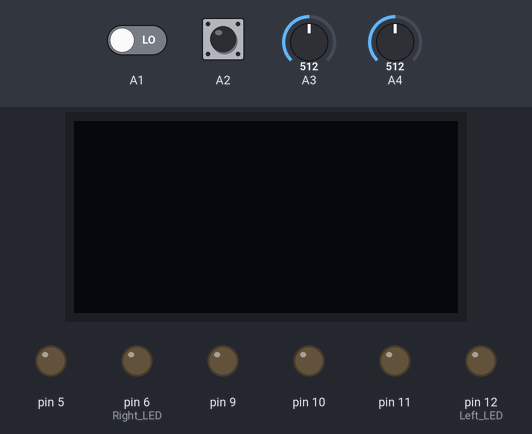
Bench run of a sketch on a simulated Arduino Uno, built with avr-gcc and run on an emulated ATmega328P. On the bench: 128×64 one-colour display, output pins drawn as LEDs (lit = HIGH). Dashed ring = blinking. The test bench sets the inputs (shaded band); at power-on: A2 HIGH, A3 = 512, A4 = 512, A1 LOW.

Above: at 1.2 s.
1.3 s: A2 pulled LOW for 0.15 s
At 2.3 s:
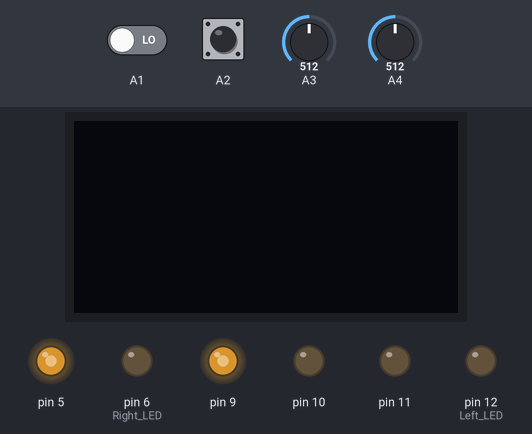
2.9 s: A3 set to 85
4.4 s: A3 set to 72
At 4.5 s:
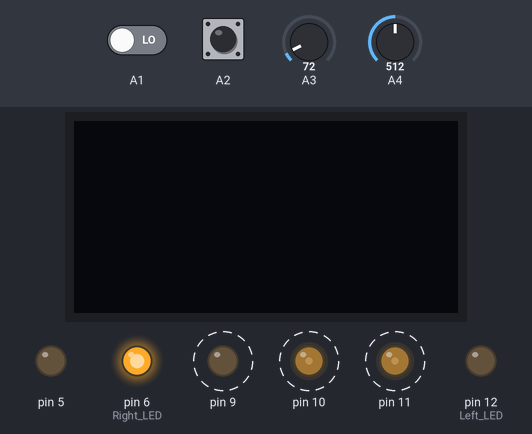
6.7 s: A4 set to 86
8.2 s: A4 set to 76
At 9.6 s:
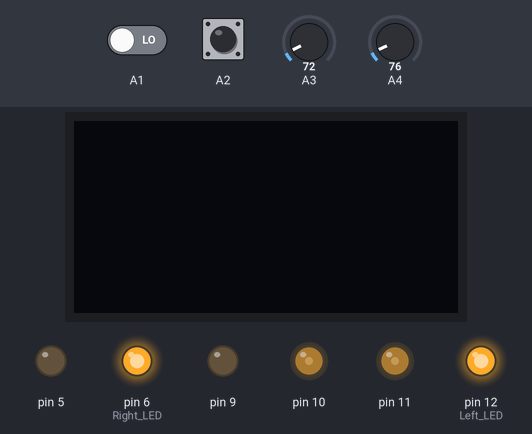
10.1 s: A3 set to 90
At 10.3 s:
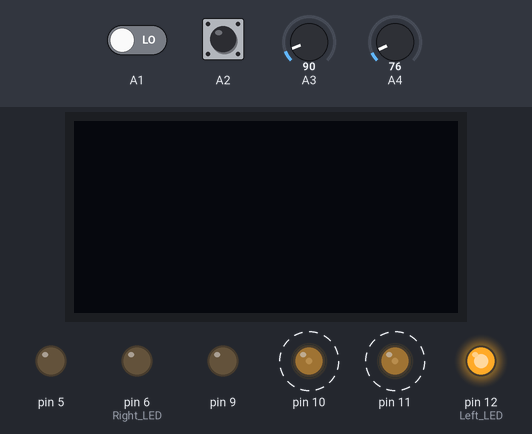
Timing chart, 0 to 13.5 s (numbered marks = the images above; inputs shaded):
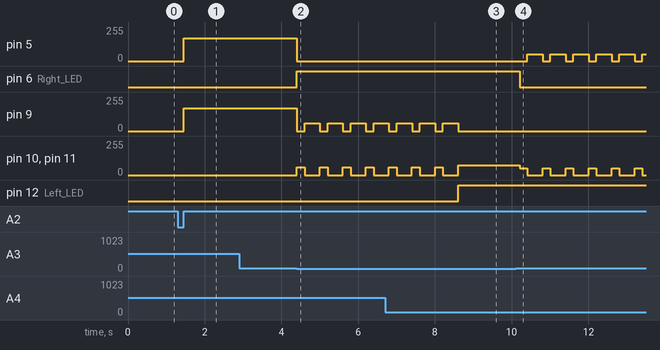

Measured:
- the behaviour switches between 80 and 79 on A3 (found by bisection; images 1 and 2)
- the behaviour switches between 80 and 79 on A4 (found by bisection; images 2 and 3)
- after the input at 1.3 s, pin 5, pin 9: 0/255 → 170/255 after 0.15 s
- after the input at 2.9 s, every drawn part: stays the same
- after the input at 4.4 s, pin 5: 170/255 → 0/255 at once; pin 6 (Right_LED): LOW → HIGH at once; pin 9: alternates 60/255 for 0.40 s and 0/255 for 0.20 s, starting at once; pin 10, pin 11: alternates 60/255 for 0.20 s and 0/255 for 0.40 s, starting at once
- after the input at 8.2 s, pin 9: goes on until 8.6 s, then stays 0/255; pin 12 (Left_LED): LOW → HIGH after 0.40 s
- after the input at 10.1 s, pin 5: alternates 50/255 for 0.40 s and 0/255 for 0.20 s, starting after 0.30 s; pin 6 (Right_LED): HIGH → LOW after 0.10 s; pin 10, pin 11: alternates 50/255 for 0.20 s and 0/255 for 0.40 s, starting after 0.10 s

The sketch:

sumo2.ino
```cpp
// Libraries for Display
#include <Wire.h>
#include <Adafruit_GFX.h>
#include <Adafruit_SSD1306.h>
Adafruit_SSD1306 display(4);
int counter = 0;
void setup() {
  // Display setup
  display.begin(SSD1306_SWITCHCAPVCC,
                0x3C, false);
  display.setTextSize(1);
  display.setTextColor(WHITE);
  //LED
  pinMode(12, OUTPUT); //Left LED
#define led1ON digitalWrite(12,HIGH);
#define led1OFF digitalWrite(12,LOW);
  pinMode(6, OUTPUT); //Right LED
#define led2ON digitalWrite(6,HIGH);
#define led2OFF digitalWrite(6,LOW);
  //Button
  pinMode(A2, INPUT);
  digitalWrite(A2, HIGH);
#define BTN !digitalRead(A2)
  //Line sensors
  pinMode(A4, INPUT);
#define SENL analogRead(A4)<80
  pinMode(A3, INPUT);
#define SENR analogRead(A3)<80
  //Proximity sensors
  pinMode(A1, INPUT);
#define PROX2 !digitalRead(A1)
  pinMode(A0, INPUT);
#define PROX1 !digitalRead(A0);
  //Motor pins
  //Left motor
  pinMode(5, OUTPUT);
  pinMode(11, OUTPUT);
  //Right Motor
  pinMode(9, OUTPUT);
  pinMode(10, OUTPUT);
}
//Motor functions
void Forward (int lSpeed, int rSpeed) {
  analogWrite(5, lSpeed);
  digitalWrite(11, LOW);
  analogWrite(9, rSpeed);
  digitalWrite(10, LOW);
}
void Backward (int lSpeed, int rSpeed) {
  analogWrite(11, lSpeed);
  digitalWrite(5, LOW);
  analogWrite(10, rSpeed);
  digitalWrite(9, LOW);
}
int senState = 0; //variable for sensors
void loop() {
  Forward(0, 0); //Stop motors
  delay(100);
  if (BTN) { //Turn on program with button
    while (BTN) {   //prevents multiple triggering
     }              //add code for switch bounce
    while (!BTN) { //stop robot if button is pushed again
      senState = 0; //reset variable to 0
      // Read sensors
      if (SENL) {
        led1ON; senState = senState + 1;
      } else {
        led1OFF;
      }
      if (SENR) {
        led2ON; senState = senState + 2;
      } else {
        led2OFF;
      }
      if (senState == 0) {
        if (PROX2) {
          senState = +4;
        }
      }

      //robot movement according to senState
      switch (senState) {
        case 0://no white line
          Forward(35, 35);
          break;
        case 1: //white line on left
          Backward(50, 50);
          delay(200);
          Forward(50, 0);
          delay(400);
          break;
        case 2://white line on right
          Backward(60, 60);
          delay(200);
          Forward(0, 60);
          delay(400);
          break;
        case 3://white line in front
          Backward(75, 75);
          delay(200);
          break;
        case 4://Middle proximity sensor
          Forward(170, 170);
          break;
      }
    }
    while (BTN) {}
  }
}
```
